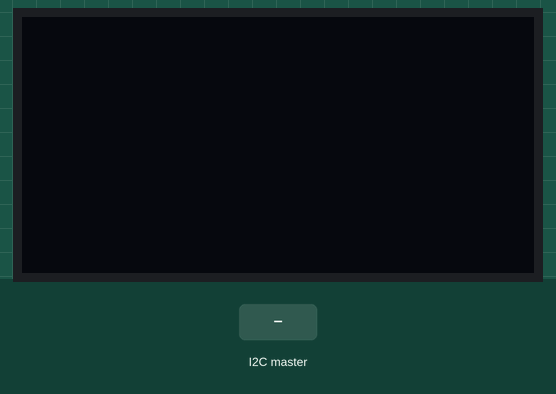
Bench run of a sketch on a simulated Arduino Uno, built with avr-gcc and run on an emulated ATmega328P. Parts: 128×64 one-colour display. The test bench sets the inputs (shaded band). What the sketch prints to the serial monitor is not drawn.

Above: at 1.2 s.
1.3 s: the I2C master sends the byte 1
At 4.2 s:
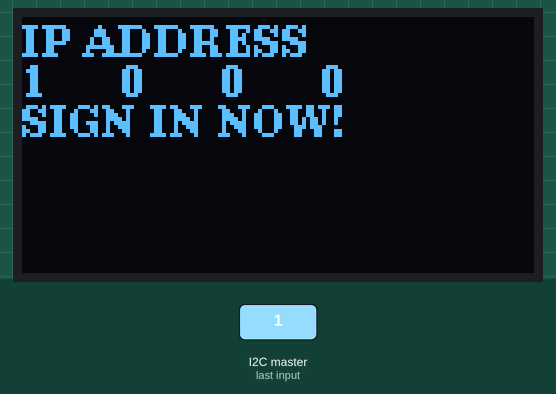
4.3 s: the I2C master sends the byte 2
At 7.7 s:
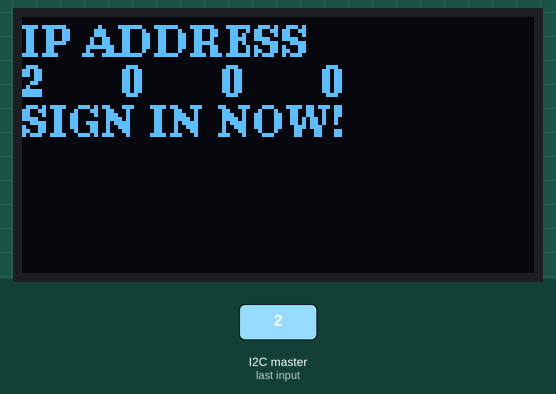
Timing chart, 0 to 9.2 s (numbered marks = the images above; inputs shaded):
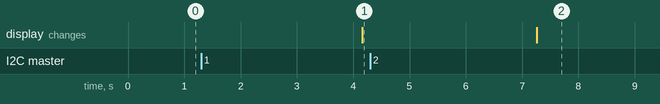

The sketch:

ArduinoRobotProMini_ANN.ino
```cpp
// This is the sketch for the Slave Arduino using the hardware I2C.
//ANN 1
#include <Arduino.h>   //oled
#include <U8g2lib.h>   //oled

#include <Wire.h>

#include <SPI.h>   //spi oled

volatile byte buffer[40];
volatile int rxHowMany;
volatile int rxInterrupts = 0;
volatile boolean flagRequest;

signed short int bufSigned[40];
byte TXbuf[] = { 101, 20, 110, 5, 100, 105, 44, 2, 120, 72 }; //ars

int bufInt[40];
int printOnce = 0;

//char basciibuf[20];

U8G2_SH1106_128X64_NONAME_F_4W_HW_SPI u8g2(U8G2_R0, /* cs=*/ 10, /* dc=*/ 9, /* reset=*/ 8);  //clk pin 13 UNO mosi pin 11 UNO

//ANN OLED
void ipPrint(void){
  int a = bufSigned[0];
  char asciibuf[20]={0,};
  int b = bufSigned[1];
  int c = bufSigned[2];
  int d = bufSigned[3];

  //char bsciibuf[3];
  itoa(a,asciibuf,10); //10 is decimal
  itoa(b,asciibuf+4,10);
  itoa(c,asciibuf+8,10);
  itoa(d,asciibuf+12,10);

//  itoa(c,basciibuf,10);

  //asciibuf[4]=" ";


  char totalbuf[20];
  totalbuf[0]=asciibuf[0];
  totalbuf[1]=asciibuf[1];
  totalbuf[2]=asciibuf[2];
  totalbuf[3]=asciibuf[4];
  totalbuf[4]=asciibuf[5];
  totalbuf[5]=asciibuf[6];
  totalbuf[6]=asciibuf[7];

  //String myStr1 = String(bufSigned[0]);

  //ug82.drawStr(xcoord=5 x nbr spaces,ycoord=10 x nbr lines,"STRING")

  u8g2.clearBuffer();          // clear the internal memory
  u8g2.setFont(u8g2_font_ncenB08_tr); // choose a suitable font
  u8g2.drawStr(0,10,"IP ADDRESS");  // write 1ST LINE to the internal memory
  u8g2.drawStr(0,20,asciibuf);  // write 2ND LINE to the internal memory
  //u8g2.drawStr(0,20,myStr1);  // write 2ND LINE to the internal memory
  u8g2.drawStr(25,20,asciibuf+4);  // write 2ND LINE to the internal memory
  u8g2.drawStr(50,20,asciibuf+8);  // write 2ND LINE to the internal memory//NEW
  u8g2.drawStr(75,20,asciibuf+12);  // write 2ND LINE to the internal memory//NEW
  //u8g2.drawStr(50,20,asciibuf+4);  // EVEN THIS DOESNT WORK???
  //u8g2.drawStr(50,20,asciibuf+8);  // write 2ND LINE to the internal memory
  //u8g2.drawStr(50,20,"K");
  //u8g2.drawStr(45,20,basciibuf);  // write 2ND LINE to the internal memory
  //u8g2.drawStr(0,30,asciibuf+4);  // write 2ND LINE to the internal memory
  //u8g2.drawStr(0,40,asciibuf+8);  // write 2ND LINE to the internal memory
  //u8g2.drawStr(25,40,asciibuf+12);  // write 2ND LINE to the internal memory
  //u8g2.drawStr(0,50,asciibuf+12);  // write 2ND LINE to the internal memory
  u8g2.drawStr(0,30,"SIGN IN NOW!");  // write LAST LINE to the internal memory
  u8g2.sendBuffer();          // transfer internal memory to the display
  delay(1000);
}

void testPrint(void){
  u8g2.clearBuffer();          // clear the internal memory
  u8g2.setFont(u8g2_font_ncenB08_tr); // choose a suitable font
  u8g2.drawStr(0,10,"Hello World!");  // write 1ST LINE to the internal memory
  u8g2.drawStr(0,20,"Hello Again World!");  // write 2ND LINE to the internal memory
  u8g2.drawStr(0,60,"Bye For Now World!");  // write LAST LINE to the internal memory
  u8g2.sendBuffer();          // transfer internal memory to the display
  delay(1000);
}

//ANN 2
void requestEvent()
{
  static byte x = 0;

  // Fill array with numbers.


  //TXbuf[0] = x++;         // overwrite the first with a counter.
  Wire.write(TXbuf, sizeof(TXbuf));

  flagRequest = true;
}


//ANN 3
void receiveEvent(int howMany)   //HOWMANY BYTES SENT BY MASTER--5 BYTES //ars
{
  for( int i=0; i<howMany; i++)
    buffer[i] = Wire.read();

  rxHowMany = howMany;
  rxInterrupts++;
}

void setup()
{
  Serial.begin(9600);           // start serial for output
  Serial.println("\nSlave 2");

  Wire.begin(6);                // join i2c bus as 2ND slave with address #6
  Wire.onReceive(receiveEvent); // interrupt handler for receiving i2c data
  Wire.onRequest(requestEvent); // interrupt handler for when data is requested by i2c
  for(int y=0; y<40; y++){
    bufSigned[y] = 0;
  }
  u8g2.begin();   //oled
  delay(10);
  //testPrint();
}

//ANN 4
void loop()
{
  delay(2000);
  noInterrupts();
  int rxInterruptsCopy = rxInterrupts;
  rxInterrupts = 0;
  interrupts();

  if(printOnce==0 && bufSigned[0]!=0){
    ipPrint();
    printOnce=0;
  }


  //TXbuf[0]++;
  //if(TXbuf[0]==128)
  //  {TXbuf[0] = 0;}

  // Using all the text output to the Serial port is part of the stress test.
  // That causes delays and interrupts.
  if( rxInterruptsCopy > 0)
  {
    Serial.print("Receive: ");
    /*
    if( rxInterruptsCopy > 1) //BY TIME LOOP CAME AROUND,MORE THAN 1 RCV IRPT-MISSED THOSE
    {
      // Printing to the serial port at 9600 is slow.
      // Therefor it is normal that this sketch misses received data,
      // if too much data was received.
      // As long as the i2c data is correct, everything is okay. It is a stress test.
      Serial.print("Missed:");
      Serial.print( rxInterruptsCopy);
      Serial.print(" ");
    }
    */
    Serial.print("howMany:");
    Serial.print( rxHowMany);

    Serial.print(", data:");
    for(int i=0; i<rxHowMany; i++)
    {
      if( i == 0)
        Serial.print(F("*"));      // indicate the first number (sometimes used for a counter value).

      Serial.print((unsigned int) buffer[i], DEC);
      Serial.print(" ");
    }
    Serial.println();
  }


    convertToSigned();

    Serial.print("BUFSIGNED = ");
    for(int i=0; i<rxHowMany; i++)
    {
      //if( i == 0)
      //  Serial.print(F("*"));      // indicate the first number (sometimes used for a counter value).

      Serial.print(bufSigned[i], DEC);
      Serial.print(" ");
    }
    Serial.println();

    Serial.print("TXBUF = ");
    for( int m=0; m<10; m++)
    {
      if( m == 0)
        Serial.print(F("*"));      // indicate the number of the counter
      Serial.print( (int) TXbuf[m]);
      Serial.print(F(", "));
    }
    Serial.println();


  //bufInt[0] = (char)buffer[0].toInt();
  Serial.print("BUFFER = ");
  Serial.println(buffer[0]+1);

  noInterrupts();
  boolean flagRequestCopy = flagRequest;
  flagRequest = false;
  interrupts();

  if( flagRequestCopy)
  {
    Serial.println("Request: Data was requested and send");
  }

  // Stress the master by disabling interrupts.
  // A value of 500 microseconds will even corrupt the transmission with the normal Arduino Wire library.
  //noInterrupts();            //ARS 3 LINES DONT STRESS
  //delayMicroseconds(50);     //ARS DONT STRESS
  //interrupts();              //ARS DONT STRESS
}


void convertToSigned(void){
  for(int t=0; t<4; t++){      //first 4 elem of buffer are pos ip nbrs
     bufSigned[t] = buffer[t];
    }

  for(int t=4; t<39; t++){   //first 4 elem of buffer are pos ip nbrs
     if(buffer[t]>128){
         bufSigned[t] = -256 + buffer[t];
      }
      else
         bufSigned[t] = buffer[t];

    }
}
```

Measured:
- after the input at 1.3 s, the display: changes after 2.9 s (image 1)
- after the input at 4.3 s, the display: changes after 3.0 s (image 2)
